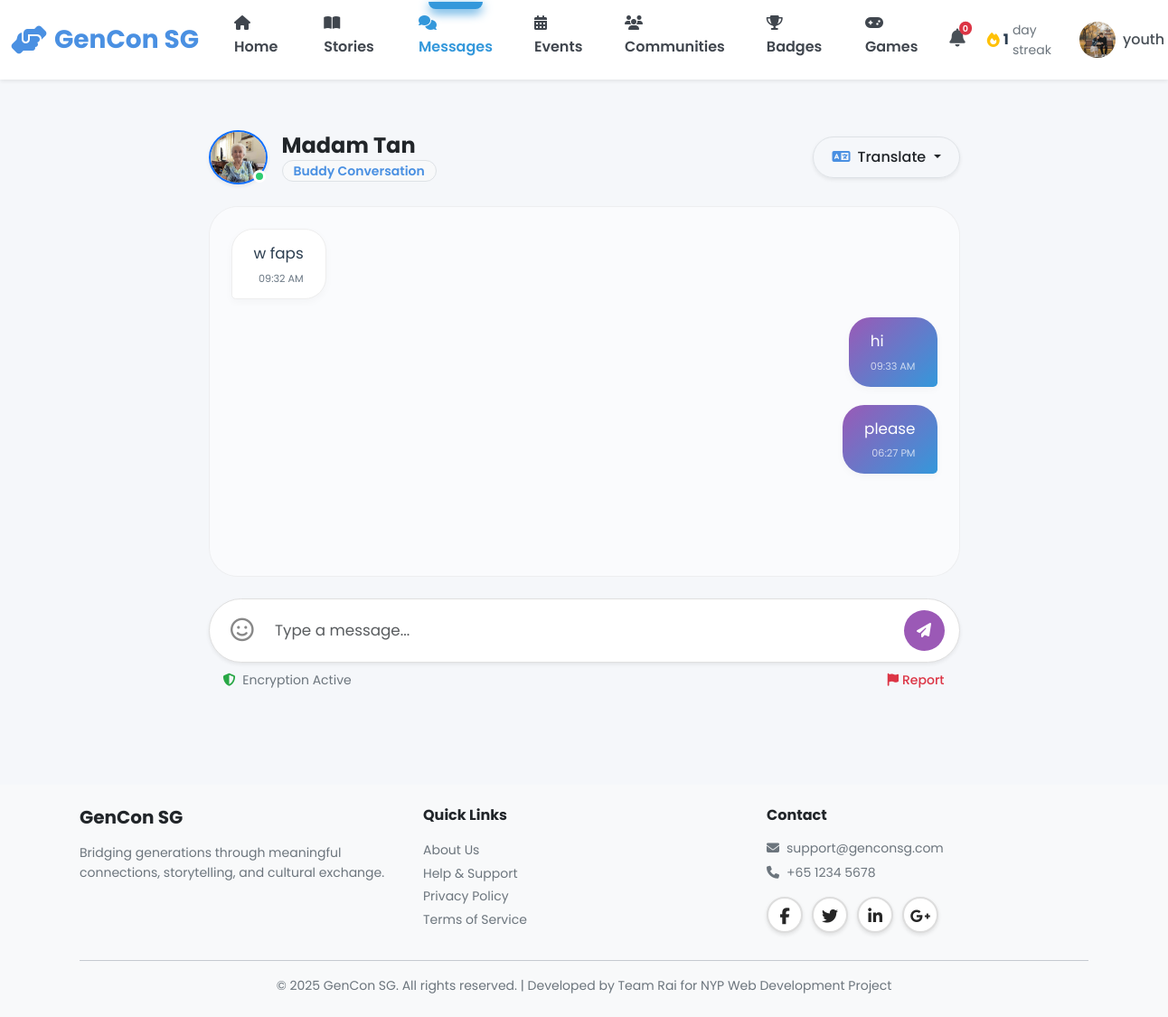
The app's page /youth/messages (signed in), older data.
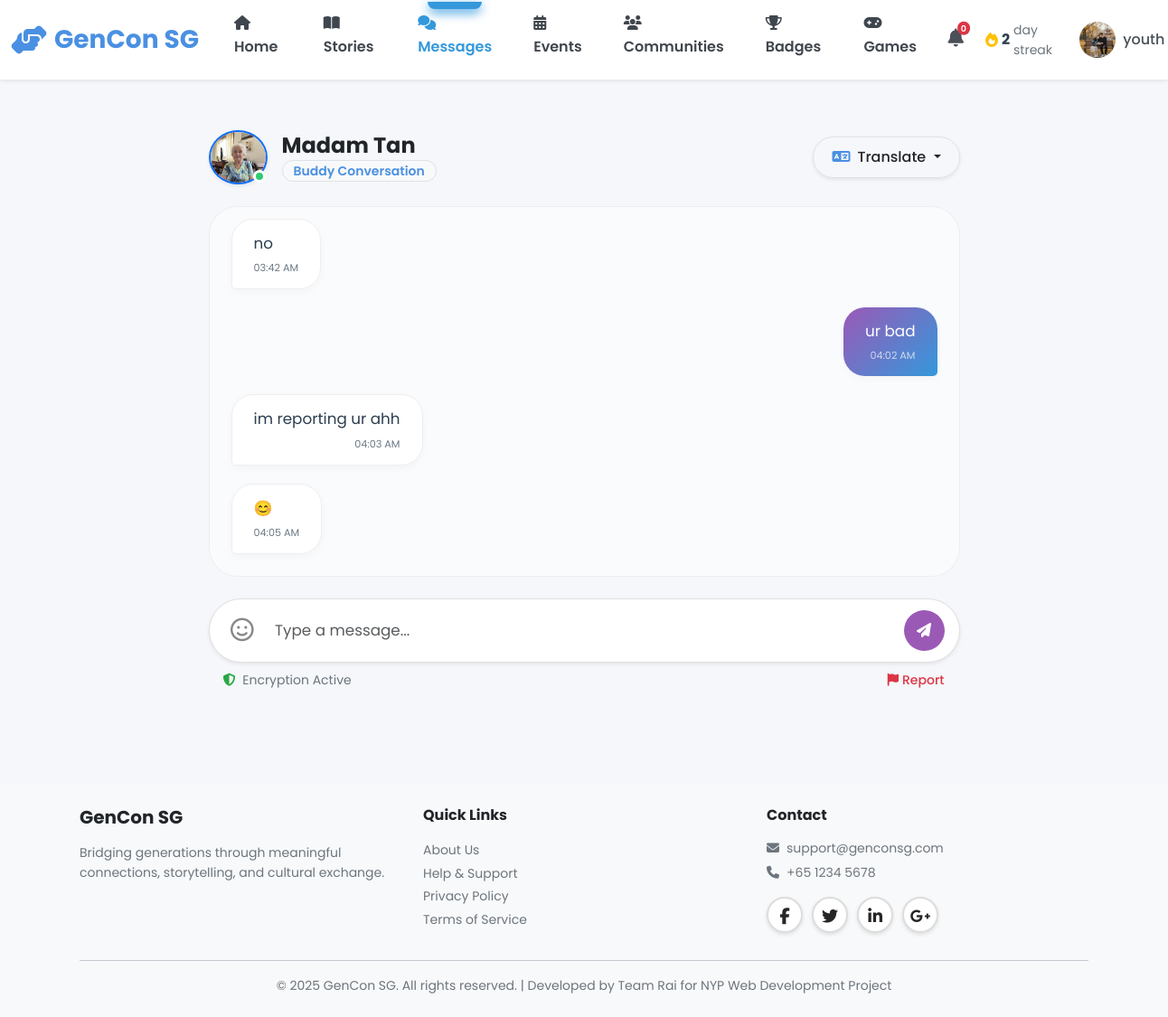
The same page, newer data.
### models.py (models this page shows, shortened)
class Message(db.Model):
    __tablename__ = 'messages'
    id = db.Column(db.Integer, primary_key=True)
    sender_id = db.Column(db.Integer, db.ForeignKey('users.id'), nullable=False, index=True)
    recipient_id = db.Column(db.Integer, db.ForeignKey('users.id'), nullable=False, index=True)
    content = db.Column(db.Text, nullable=False)
    original_language = db.Column(db.String(10), default='en')
    translated_content = db.Column(db.Text)  # Translated version
    is_voice = db.Column(db.Boolean, default=False)
    voice_url = db.Column(db.String(255))
    is_flagged = db.Column(db.Boolean, default=False)  # Flagged by safety system
    created_at = db.Column(db.DateTime, default=datetime.utcnow, nullable=False, index=True)
    sender = db.relationship('User', foreign_keys=[sender_id], back_populates='sent_messages')
    recipient = db.relationship('User', foreign_keys=[recipient_id], back_populates='received_messages')
    reports = db.relationship('ChatReport', back_populates='message', lazy='dynamic')

### blueprints/youth.py (the view, shortened to what this page needs)
@youth_bp.route('/messages', methods=['GET', 'POST'])
@login_required
def messages():
    user_id = session['user_id']
    pair = Pair.query.filter_by(youth_id=user_id, status='active').first()
    if not pair:
        flash('You are not currently paired with a senior', 'info')
        return render_template('youth/messages.html', buddy=None, messages=[])
    buddy = User.query.get(pair.senior_id)
    messages = Message.query.filter(
        ((Message.sender_id == user_id) & (Message.recipient_id == buddy.id)) |
        ((Message.sender_id == buddy.id) & (Message.recipient_id == user_id))
    ).order_by(Message.created_at).all()
    return render_template('youth/messages.html', buddy=buddy, messages=messages)

### app.py (called while the page is built)
@app.context_processor
def inject_user():
    user_streak = 0
    if 'user_id' in session:
        from models import Streak
        streak = Streak.query.filter_by(user_id=session['user_id']).first()
        if streak:
            user_streak = streak.current_streak
    return dict(session=session, user_streak=user_streak)

@app.after_request
def add_security_headers(response):
    csp = (
        "default-src 'self'; "
        "script-src 'self' 'unsafe-inline' 'unsafe-eval' blob: https://cdn.jsdelivr.net https://cdnjs.cloudflare.com; "
        "style-src 'self' 'unsafe-inline' https://cdn.jsdelivr.net https://cdnjs.cloudflare.com https://fonts.googleapis.com; "
        "font-src 'self' https://cdnjs.cloudflare.com https://fonts.gstatic.com; "
        "img-src 'self' data: blob: https:; "
        "connect-src 'self' ws: wss: https://cdn.jsdelivr.net https://cdnjs.cloudflare.com; "
        "worker-src 'self' blob:;"
    )
    response.headers['Content-Security-Policy'] = csp
    return response

@app.template_filter('format_date')
def format_date_filter(date, format='%B %d, %Y'):
    if date:
        return (date + timedelta(hours=8)).strftime(format)
    return ''

### templates/youth/messages.html (shortened to what this page needs)
{% extends "base.html" %}
{% block body_class %}messages-page{% endblock %}
{% block content %}
<div class="container py-4">
    <div class="row">
        <div class="col-lg-9 mx-auto">
            {% if buddy %}
            <div class="modern-chat-interface">
                <div class="chat-header-minimal d-flex align-items-center mb-4">
                    <div class="position-relative">
                        <img src="{{ url_for('static', filename=buddy.profile_picture|fix_pfp) }}"
                             alt="{{ buddy.full_name }}"
                             class="rounded-circle border border-2 border-primary shadow-sm"
                             style="width: 65px; height: 60px; object-fit: cover;">
                        <span class="status-dot online"></span>
                    </div>
                    <div class="ms-3 flex-grow-1">
                        <h4 class="mb-0 fw-bold">{{ buddy.full_name }}</h4>
                        <span class="badge bg-light text-primary border">Buddy Conversation</span>
                    </div>
                    <div class="dropdown">
                        <button class="btn btn-white border rounded-pill shadow-sm dropdown-toggle" data-bs-toggle="dropdown">
                            <i class="fas fa-language me-2 text-primary"></i>Translate
                        </button>
                    </div>
                </div>
                <div class="message-feed" id="chatMessages">
                    {% if messages %}
                        {% for message in messages %}
                        <div class="message-wrapper {% if message.sender_id == session.user_id %}me{% else %}other{% endif %}">
                            <div class="message-bubble">
                                <div class="content-text">{{ message.content }}</div>
                                <div class="time-stamp">{{ message.created_at|format_date('%I:%M %p') }}</div>
                            </div>
                        </div>
                        {% endfor %}
                    {% else %}
                        <div class="empty-chat-state text-center py-5">
                            <div class="icon-circle mb-3 shadow-sm"><i class="fas fa-comments"></i></div>
                            <h5 class="text-dark">No messages yet</h5>
                            <p class="text-muted">Say hello to your buddy {{ buddy.full_name.split(' ')[0] }}!</p>
                        </div>
                    {% endif %}
                </div>
                <div class="input-area-modern mt-4">
                    <form id="messageForm" method="POST" action="{{ url_for('youth.messages') }}">
                        <div class="pill-input-wrapper shadow-sm">
                            <button class="btn emoji-trigger" type="button" data-bs-toggle="dropdown">
                                <i class="far fa-smile"></i>
                            </button>
                            <textarea class="form-control auto-expand"
                                   id="messageInput"
                                   name="message"
                                   placeholder="Type a message..."
                                   rows="1"
                                   required></textarea>
                            <button class="btn circle-send-btn" type="submit">
                                <i class="fas fa-paper-plane"></i>
                            </button>
                        </div>
                        <div class="d-flex justify-content-between mt-2 px-3">
                            <small class="text-muted"><i class="fas fa-shield-alt text-success me-1"></i> Encryption Active</small>
                            <button type="button" class="btn btn-link btn-sm text-danger p-0 text-decoration-none" data-bs-toggle="modal" data-bs-target="#reportModal">
                                <i class="fas fa-flag me-1"></i>Report
                            </button>
                        </div>
                    </form>
                </div>
            </div>
            {% endif %}
        </div>
    </div>
</div>
{% endblock %}

Row changes from the older to the newer data that the page shows:
no longer on this page (row unchanged): Message: content "w faps", created_at "09:32 AM"
no longer on this page (row unchanged): Message: content "hi", created_at "09:33 AM"
no longer on this page (row unchanged): Message: content "please", created_at "06:27 PM"
added Message: content "no", created_at "03:42 AM"
added Message: content "ur bad", created_at "04:02 AM"
added Message: content "im reporting ur ahh", created_at "04:03 AM"
added Message: content "😊", created_at "04:05 AM"
Text that changed along with them:
{{ user_streak|default(0) }}: "1" → "2"
